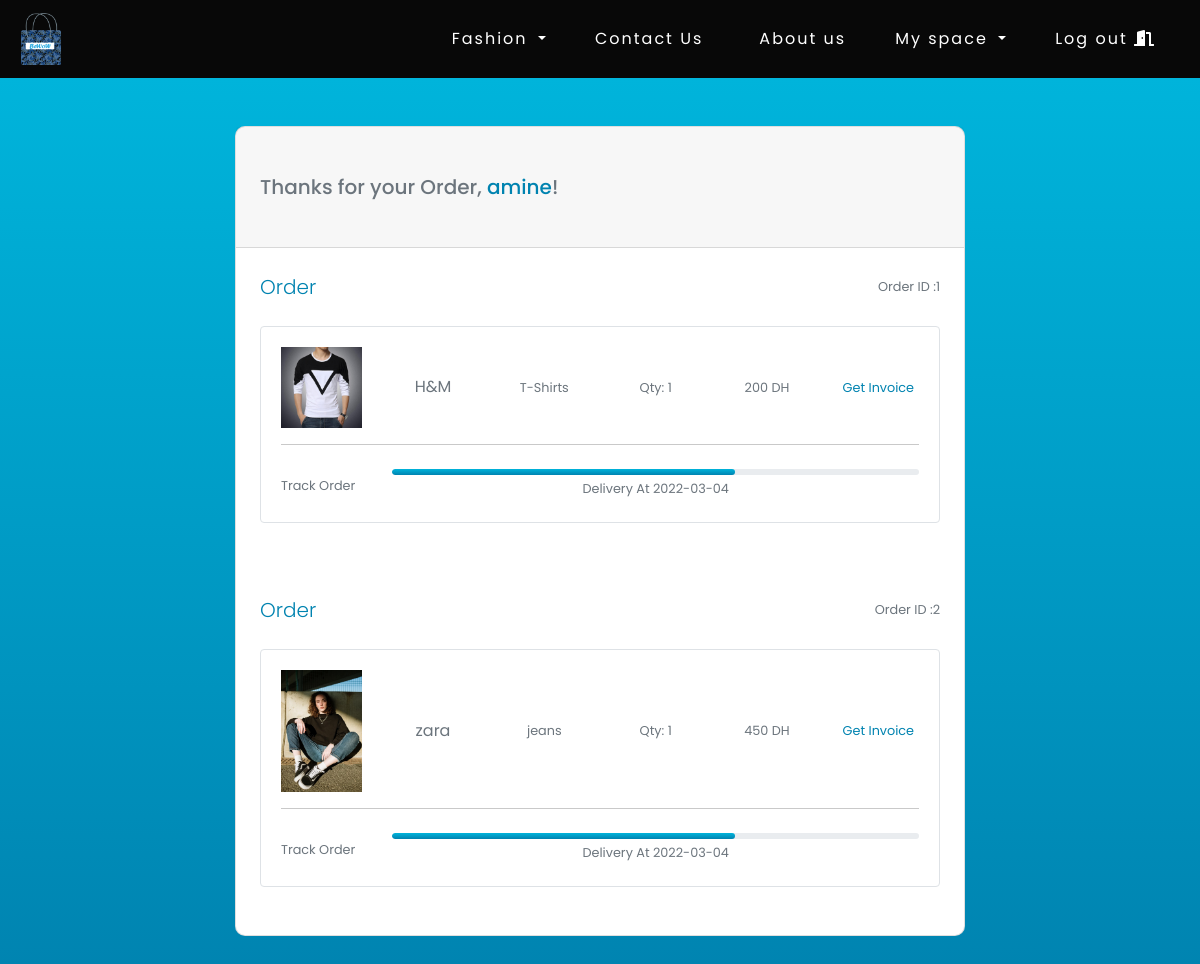
The page /myOrders.php (signed in) on the database its author committed.
### tables this page shows
CREATE TABLE `users` (
  `userId` int(11) NOT NULL,
  `userName` varchar(128) NOT NULL,
  `userLastName` varchar(128) NOT NULL,
  `userEmail` varchar(128) NOT NULL,
  `userUid` varchar(128) NOT NULL,
  `userPwd` varchar(128) NOT NULL,
  `image` varchar(100) DEFAULT NULL,
  `adresse` varchar(100) DEFAULT NULL
);

CREATE TABLE `commande` (
  `idCmd` int(11) NOT NULL,
  `userId` int(11) DEFAULT NULL,
  `idProMen` int(11) DEFAULT NULL,
  `idProWomen` int(11) DEFAULT NULL,
  `idDeliver` int(11) DEFAULT NULL,
  `dateLivraison` date NOT NULL,
  `adresseLivraison` varchar(100) NOT NULL,
  `qte` int(11) NOT NULL,
  `prix` int(11) NOT NULL
);

CREATE TABLE `product_men` (
  `idPro` int(11) NOT NULL,
  `marque` varchar(100) NOT NULL,
  `titre` varchar(100) NOT NULL,
  `taille` varchar(100) NOT NULL,
  `prix` varchar(100) NOT NULL,
  `image` varchar(180) NOT NULL,
  `description` text DEFAULT NULL
);

CREATE TABLE `product_women` (
  `idPro` int(11) NOT NULL,
  `marque` varchar(100) NOT NULL,
  `titre` varchar(100) NOT NULL,
  `taille` varchar(100) NOT NULL,
  `prix` varchar(100) NOT NULL,
  `image` varchar(180) NOT NULL,
  `description` text DEFAULT NULL
);

### myOrders.php (the view, shortened to what this page needs)
<?php
$conn=mysqli_connect('localhost','root','','bewow') or die(mysqli_error($conn));
if($conn){
?>
<!DOCTYPE html>
<html lang="en">
<head>
    <link rel="stylesheet" href="https://maxcdn.bootstrapcdn.com/bootstrap/4.5.2/css/bootstrap.min.css">
    <link rel="stylesheet" href="https://use.fontawesome.com/releases/v5.15.4/css/all.css">
</head>
<body>
<nav class="navbar navbar-expand-sm bg-dark navbar-dark" style="min-height: 8vh;background-color:#080808 !important">
            <a class="navbar-brand" href="HomePage.php" style="padding: 5px;"><img src="img/logo.png" alt="logo" style="width: 40px;"></a>
            <ul class="navbar-nav">
                <div class="collapse navbar-collapse" id="collapsibleNavbar">
                    <div class="btn-group">
                        <button type="button" class="btn dropdown-toggle" data-toggle="dropdown" style=" padding-right:20px;color:white !important; padding-left: 20px;color: rgba(255,255,255,.5); letter-spacing: 2px;">
                            Fashion
                        </button>
                    </div>
                    <li class="nav-item ">
                        <a class="nav-link " href="contact.php" style="color:white">Contact Us</a>
                    </li>
                    <li class="nav-item ">
                        <a class="nav-link " href="abtus.php" style="color:white">About us</a>
                    </li>
                    <div class="btn-group">
                    <button type="button" class="btn dropdown-toggle" data-toggle="dropdown" style=" padding-right:20px;color:white !important; padding-left: 20px;color: rgba(255,255,255,.5); letter-spacing: 2px;">
                        My space
                    </button>
                    </div>
                    <li class="nav-item ">
                        <a class="nav-link " href="PhpSheets/logout.php" style="color:white">Log out <i class="fas fa-door-open"></i></a>
                    </li>
            </ul>
        </nav>
<section class="h-100 gradient-custom">
  <div class="container py-5 h-100">
    <div class="row d-flex justify-content-center align-items-center h-100">
      <div class="col-lg-10 col-xl-8">
        <div class="card" style="border-radius: 10px;">
          <div class="card-header px-4 py-5">
              <?php
              $userId=$_SESSION['userid'];
              $sql="SELECT * from users where userId=$userId";
              $result=mysqli_query($conn,$sql) or die(mysqli_error($conn));
              if(mysqli_num_rows($result)>0){
                  $line=mysqli_fetch_assoc($result);
                  ?>
                  <h5 class="text-muted mb-0">Thanks for your Order, <span style="color: #0083B0;"><?php echo $line['userName']?></span>!</h5>
                  <?php
              }
              ?>
          </div>
          <?php
              $userId=$_SESSION['userid'];
              $sql2="SELECT * FROM commande where userId=$userId";
              $result2=mysqli_query($conn,$sql2) or die(mysqli_error($conn));
              if(mysqli_num_rows($result2)>0){
                  while($line2=mysqli_fetch_assoc($result2)){
                    if($line2['idProWomen']==Null){
                      $sql3="SELECT commande.dateLivraison,product_men.idPro,product_men.image,product_men.marque,product_men.titre,commande.idCmd,commande.qte,commande.prix
                      FROM product_men,commande
                      WHERE product_men.idPro=commande.idProMen AND commande.userId=$userId";
                      $result3=mysqli_query($conn,$sql3) or die(mysqli_fetch_assoc($result3));
                      if(mysqli_num_rows($result3)>0){
                          while($line3=mysqli_fetch_assoc($result3)){
                          ?>
                                    <div class="card-body p-4">
            <div class="d-flex justify-content-between align-items-center mb-4">
              <p class="lead fw-normal mb-0" style="color: #0083B0;">Order</p>
              <p class="small text-muted mb-0">Order ID :<?php echo $line3['idCmd']?></p>
            </div>
            <div class="card shadow-0 border mb-4">
              <div class="card-body">
                <div class="row">
                  <div class="col-md-2">
                    <img src="uploads/<?php echo $line3['image']?>" class="img-fluid" alt="Phone">
                  </div>
                  <div class="col-md-2 text-center d-flex justify-content-center align-items-center">
                    <p class="text-muted mb-0"><?php echo $line3['marque']?></p>
                  </div>
                  <div class="col-md-2 text-center d-flex justify-content-center align-items-center">
                    <p class="text-muted mb-0 small"><?php echo $line3['titre']?></p>
                  </div>
                  <div class="col-md-2 text-center d-flex justify-content-center align-items-center">
                    <p class="text-muted mb-0 small">Qty: <?php echo $line3['qte']?></p>
                  </div>
                  <div class="col-md-2 text-center d-flex justify-content-center align-items-center">
                    <p class="text-muted mb-0 small"><?php echo $line3['prix']?> DH</p>
                  </div>
                  <div class="col-md-2 text-center d-flex justify-content-center align-items-center">
                  <a style="color:#0083B0" class="text mb-0 small" href="myInvoice.php?idProMen=<?php echo $line3['idPro']?>&idCmd=<?php echo $line3['idCmd']?>">Get Invoice</a>
                  </div>
                </div>
                <hr class="mb-4" style="background-color: #e0e0e0; opacity: 1;">
                <div class="row d-flex align-items-center">
                  <div class="col-md-2">
                    <p class="text-muted mb-0 small">Track Order</p>
                  </div>
                  <div class="col-md-10">
                    <div class="progress" style="height: 6px; border-radius: 16px;">
                      <div
                        class="progress-bar"
                        role="progressbar"
                        style="width: 65%; border-radius: 16px;    background: #00B4DB;  /* fallback for old browsers */
background: -webkit-linear-gradient(to top, #0083B0, #00B4DB);  /* Chrome 10-25, Safari 5.1-6 */
background: linear-gradient(to top, #0083B0, #00B4DB); /* W3C, IE 10+/ Edge, Firefox 16+, Chrome 26+, Opera 12+, Safari 7+ */"
                        aria-valuenow="65"
                        aria-valuemin="0"
                        aria-valuemax="100"
                      ></div>
                    </div>
                    <div class="d-flex justify-content-around mb-1">
                      <p class="text-muted mt-1 mb-0 small ms-xl-5">Delivery At <?php echo $line3['dateLivraison']?></p>
                    </div>
                  </div>
                </div>
              </div>
            </div>
        </div>
                          <?php
                          }
                      }
                    }else if($line2['idProMen']==Null){
                        $sql4="SELECT commande.dateLivraison,product_women.idPro,product_women.image,product_women.titre,product_women.marque,commande.idCmd,commande.prix,commande.qte
                        FROM product_women,commande
                        WHERE commande.idProWomen=product_women.idPro AND commande.userId=$userId";
                        $result4=mysqli_query($conn,$sql4) or die(mysqli_error($conn));
                        if(mysqli_num_rows($result4)>0){
                            while($line4=mysqli_fetch_assoc($result4)){
                                ?>
                                <div class="card-body p-4">
            <div class="d-flex justify-content-between align-items-center mb-4">
              <p class="lead fw-normal mb-0" style="color: #0083B0;">Order</p>
              <p class="small text-muted mb-0">Order ID :<?php echo $line4['idCmd']?></p>
            </div>
            <div class="card shadow-0 border mb-4">
              <div class="card-body">
                <div class="row">
                  <div class="col-md-2">
                    <img src="uploads/<?php echo $line4['image']?>" class="img-fluid" alt="Phone">
                  </div>
                  <div class="col-md-2 text-center d-flex justify-content-center align-items-center">
                    <p class="text-muted mb-0"><?php echo $line4['marque']?></p>
                  </div>
                  <div class="col-md-2 text-center d-flex justify-content-center align-items-center">
                    <p class="text-muted mb-0 small"><?php echo $line4['titre']?></p>
                  </div>
                  <div class="col-md-2 text-center d-flex justify-content-center align-items-center">
                    <p class="text-muted mb-0 small">Qty: <?php echo $line4['qte']?></p>
                  </div>
                  <div class="col-md-2 text-center d-flex justify-content-center align-items-center">
                    <p class="text-muted mb-0 small"><?php echo $line4['prix']?> DH</p>
                  </div>
                  <div class="col-md-2 text-center d-flex justify-content-center align-items-center">
                    <a style="color:#0083B0" class="text mb-0 small" href="myInvoice.php?idProWomen=<?php echo $line4['idPro']?>&idCmd=<?php echo $line4['idCmd']?>">Get Invoice</a>
                  </div>
                </div>
                <hr class="mb-4" style="background-color: #e0e0e0; opacity: 1;">
                <div class="row d-flex align-items-center">
                  <div class="col-md-2">
                    <p class="text-muted mb-0 small">Track Order</p>
                  </div>
                  <div class="col-md-10">
                    <div class="progress" style="height: 6px; border-radius: 16px;">
                      <div
                        class="progress-bar"
                        role="progressbar"
                        style="width: 65%; border-radius: 16px;    background: #00B4DB;  /* fallback for old browsers */
background: -webkit-linear-gradient(to top, #0083B0, #00B4DB);  /* Chrome 10-25, Safari 5.1-6 */
background: linear-gradient(to top, #0083B0, #00B4DB); /* W3C, IE 10+/ Edge, Firefox 16+, Chrome 26+, Opera 12+, Safari 7+ */"
                        aria-valuenow="65"
                        aria-valuemin="0"
                        aria-valuemax="100"
                      ></div>
                    </div>
                    <div class="d-flex justify-content-around mb-1">
                      <p class="text-muted mt-1 mb-0 small ms-xl-5">Delivery At <?php echo $line4['dateLivraison']?></p>
                    </div>
                  </div>
                </div>
              </div>
            </div>
        </div>
                                <?php
                            }
                        }
                    }
                  }
              }
              ?>
      </div>
    </div>
  </div>
</section>
</body>
</html>
<?php
}
?>

### myOrders.php (style rules this page uses)
body { font-family: 'Poppins',sans-serif; }
.gradient-custom { background: #00B4DB; background: -webkit-linear-gradient(to top, #0083B0, #00B4DB); background: linear-gradient(to top, #0083B0, #00B4DB); }
li { letter-spacing: 2px; padding-right: 20px; padding-left: 20px; }
.navbar-nav { margin-left: auto; }

### rows shown on the page
users: userName "amine"
commande: idCmd "1", idProMen.image (picture), idProMen.marque "H&M", idProMen.titre "T-Shirts", qte "1", prix "200", dateLivraison "2022-03-04"
commande: idCmd "2", idProWomen.image (picture), idProWomen.marque "zara", idProWomen.titre "jeans", qte "1", prix "450", dateLivraison "2022-03-04"
